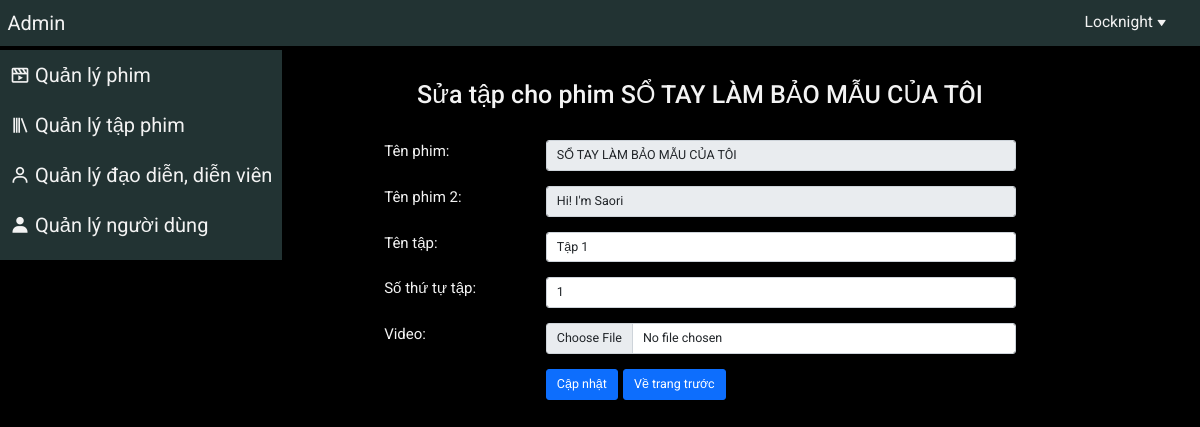
Screenshot of /admin/edit_episode.php?film_id=45&ep_id=2 (signed in) with the database file from the repository.
### tables this page shows
CREATE TABLE `films` (
	`film_id` INT(20) NOT NULL AUTO_INCREMENT,
	`name` varchar(150) NOT NULL,
	`name2` varchar(150),
	`image` varchar(300),
	`image_banner` varchar(300),
	`trailer` varchar(300),
	`IMDb` FLOAT(3),
	`year` INT(5),
	`description` varchar(1000),
	`episode_number` INT(10),
	`duration` INT(10),
	`num_view` INT(20),
	`nation_id` INT(5) NOT NULL,
	`created_at` TIMESTAMP NOT NULL,
	`updated_at` TIMESTAMP NOT NULL,
	`film_type` INT(5) NOT NULL,
	PRIMARY KEY (`film_id`)
);

CREATE TABLE `episodes` (
	`ep_id` INT(25) NOT NULL AUTO_INCREMENT,
	`ep_name` varchar(50),
	`ep_video` varchar(300),
	`ep_order` INT(10) NOT NULL,
	`film_id` INT(20) NOT NULL,
	PRIMARY KEY (`ep_id`)
);

### public/admin/edit_episode.php (the view, shortened to what this page needs)
<?php
    require_once('../../src/db.php');
?>
<?php
    if (isset($_POST['btn-update-ep'])) {
        $film_id = $_POST['film_id'];
        $ep_id = $_POST['ep_id'];
        $ep_name = $_POST['ep_name'];
        $ep_order = $_POST['ep_order'];
        $sql_video = "SELECT * FROM `episodes` WHERE `ep_id` = ?";
        $stmt_video = $conn->prepare($sql_video);
        $stmt_video->bind_param('i', $ep_id);
        $stmt_video->execute();
        $result_video = $stmt_video->get_result();
        $row_video = $result_video->fetch_assoc();
        $video_path = $row_video['ep_video'];
        if (isset($_FILES['ep_video']) && $_FILES['ep_video']['name'] != '') {
            if ($_FILES['ep_video']['error'] == 0) {
                unlink(getUrlOfVideoFromAdmin($video_path));
                $ep_video_name = time() . "_" . rand(100, 10000) . "_" . rand(1000, 1000000) . "_" . $_FILES['ep_video']['name'];
                $ep_video_name = str_replace(" ", "_", $ep_video_name);
                $source = $_FILES['ep_video']['tmp_name'];
                $destination = getUrlOfVideoFromAdmin($ep_video_name);
                if (move_uploaded_file($source, $destination)) {
                } else {
                    $ep_video_name = "";
                }
            }
        } else {
            $ep_video_name = $video_path;
        }
        $sql = "UPDATE `episodes` SET `ep_name` = ?, `ep_order` = ?, `ep_video` = ? WHERE `ep_id` = ? AND `film_id` = ?";
        $stmt = $conn->prepare($sql);
        $stmt->bind_param('sisii', $ep_name, $ep_order, $ep_video_name, $ep_id, $film_id);
        $stmt->execute();
        $sql = "UPDATE `films` SET `updated_at` = now() WHERE `film_id` = ?";
        $stmt = $conn->prepare($sql);
        $stmt->bind_param('i', $film_id);
        $stmt->execute();
        $_SESSION['message'] = ['body' => 'Sửa tập phim thành công', 'type' => 'success'];
        header('Location: ./manage_episode.php?film_id=' . $film_id);
    } else if (isset($_GET['film_id']) && isset($_GET['ep_id'])) {
        $sql = "SELECT *
                FROM `episodes`
                WHERE `ep_id` = ?
                    AND `film_id` = ?
        ";
        $stmt = $conn->prepare($sql);
        $stmt->bind_param('ii', $_GET['ep_id'], $_GET['film_id']);
        $stmt->execute();
        $result = $stmt->get_result();
        $row_ep = $result->fetch_assoc();
        $ep_name = $row_ep['ep_name'];
        $ep_order = $row_ep['ep_order'];
        $film_id = $row_ep['film_id'];
        $sql_film_info = "SELECT * FROM `films`
                          WHERE `film_id` = ?";
        $stmt_film_info = $conn->prepare($sql_film_info);
        $stmt_film_info->bind_param('i', $_GET['film_id']);
        $stmt_film_info->execute();
        $result_film_info = $stmt_film_info->get_result();
        $row_film_info = $result_film_info->fetch_assoc();
    }
?>
<!DOCTYPE html>
<html lang="en">
<head>
    <?php include('./link_css.php') ?>
</head>
<body>
    <div class="wrapper container-fluid">
        <?php include('./header.php') ?>
        <div class="row">
            <div class="col-12 col-md-2">
                <?php include('./sidebar_menu.php') ?>
            </div>
            <div class="col-12 col-md-10">
                <div class="add-ep container my-5">
                    <h1 class="text-center">Sửa tập cho phim <?= $row_film_info['name'] ?></h1>
                    <div class="mt-5">
                        <form id="form-edit-ep" method="post" class="form-edit-ep" action="" enctype="multipart/form-data">
                            <div class="mb-4 row">
                                <label class="form-label col-12 col-lg-2 offset-lg-2" for="film_name">Tên phim: </label>
                                <div class="col-12 col-lg-6">
                                    <input disabled type="text" class="form-control form-control-lg" id="film_name" name="film_name"
                                    value="<?= $row_film_info['name'] ?>" />
                                </div>
                            </div>
                            <div class="mb-4 row">
                                <label class="form-label col-12 col-lg-2 offset-lg-2" for="film_name2">Tên phim 2: </label>
                                <div class="col-12 col-lg-6">
                                    <input disabled type="text" class="form-control form-control-lg" id="film_name2" name="film_name2"
                                    value="<?= $row_film_info['name2'] ?>" />
                                </div>
                            </div>
                            <div class="mb-4 row">
                                <label class="form-label col-12 col-lg-2 offset-lg-2" for="ep_name">Tên tập: </label>
                                <div class="col-12 col-lg-6">
                                    <input type="text" class="form-control form-control-lg" id="ep_name" name="ep_name" placeholder="Nhập tên tập" value="<?= $ep_name ?>" />
                                </div>
                            </div>
                            <div class="mb-4 row">
                                <label class="form-label col-12 col-lg-2 offset-lg-2" for="ep_order">Số thứ tự tập: </label>
                                <div class="col-12 col-lg-6">
                                    <input type="number" step="any" min="0" class="form-control form-control-lg" id="ep_order" name="ep_order" placeholder="Nhập số thứ tự tập" value="<?= $ep_order ?>" />
                                </div>
                            </div>
                            <div class="mb-4 row">
                                <label class="form-label col-12 col-lg-2 offset-lg-2" for="ep_video">Video: </label>
                                <div class="col-12 col-lg-6">
                                    <input type="file" accept="video/mp4,video/x-m4v,video/*" class="form-control form-control-lg" id="ep_video" name="ep_video" placeholder="" />
                                </div>
                            </div>
                            <div class="row">
                                <div class="col-lg-5 offset-lg-4">
                                    <button type="submit" class="btn btn-primary btn-lg" name="btn-update-ep" id="btn-update-ep" value="Sign up">
                                        Cập nhật
                                    </button>
                                    <a href="./manage_episode.php?film_id=<?= $film_id ?>" class="ms-2 btn btn-primary btn-lg">
                                        Về trang trước
                                    </a>
                                </div>
                            </div>
                        </form>
                    </div>
                </div>
            </div>
        </div>
    </div>
</body>
</html>

### public/admin/assets/css/base.css (style rules this page uses)
:root { --main-color: #ffe600; --bg-color: #000; --bg-box-color: #233; --text-color: #f3f3f3; }
* { padding: 0; margin: 0; box-sizing: border-box; font-size: 62.5%; font-family: 'Roboto', sans-serif; }
a { text-decoration: none; color: var(--text-color); }
.wrapper { padding-top: 50px; }

### public/admin/assets/css/main.css (style rules this page uses)
body { background-color: var(--bg-color); }
h1 { color: var(--text-color); }
label { font-size: 1.5rem; color: var(--text-color); }

### rows the page displays
films: name "SỔ TAY LÀM BẢO MẪU CỦA TÔI", film_name "SỔ TAY LÀM BẢO MẪU CỦA TÔI", film_name2 "Hi! I'm Saori"
episodes: ep_name "Tập 1", ep_order "1"
